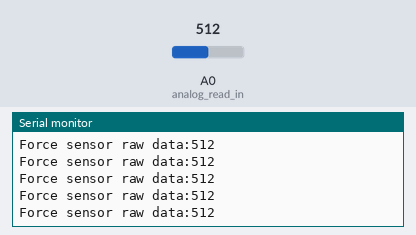
Bench run of a sketch on a simulated Arduino Uno, built with avr-gcc and run on an emulated ATmega328P. On the bench: the last lines printed to the serial monitor. The test bench sets the inputs (shaded band); at power-on: A0 (analog_read_in) = 512.

Above: at 1.2 s.
1.3 s: A0 (analog_read_in) set to 716
At 1.31 s:
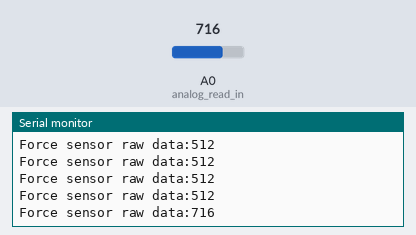
2.8 s: A0 (analog_read_in) set to 900
At 2.82 s:
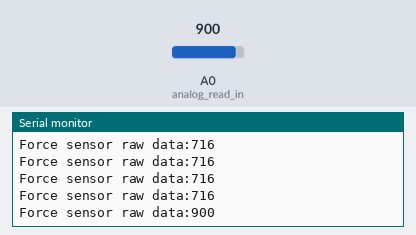
Timing chart, 0 to 5.8 s (numbered marks = the images above; inputs shaded):
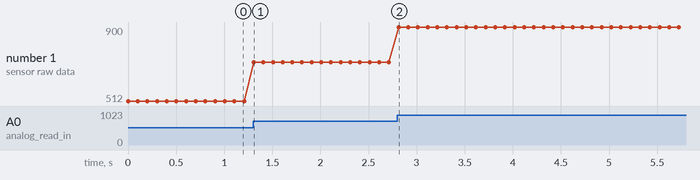

The sketch:

calibration_test.ino
```cpp
#define analog_read_in A0

void setup() {
  Serial.begin(9600);

}

void loop() {
  int fsr_value = analogRead(analog_read_in);
  Serial.print("Force sensor raw data:");
  Serial.println(fsr_value);
  delay(100);
}
```

Measured:
- after the input at 1.3 s, the serial monitor: prints a new line at once (image 1)
- after the input at 2.8 s, the serial monitor: prints a new line at once (image 2)
- plotted number 1: 512 → 716 after the input at 1.3 s, 716 → 900 after the input at 2.8 s
